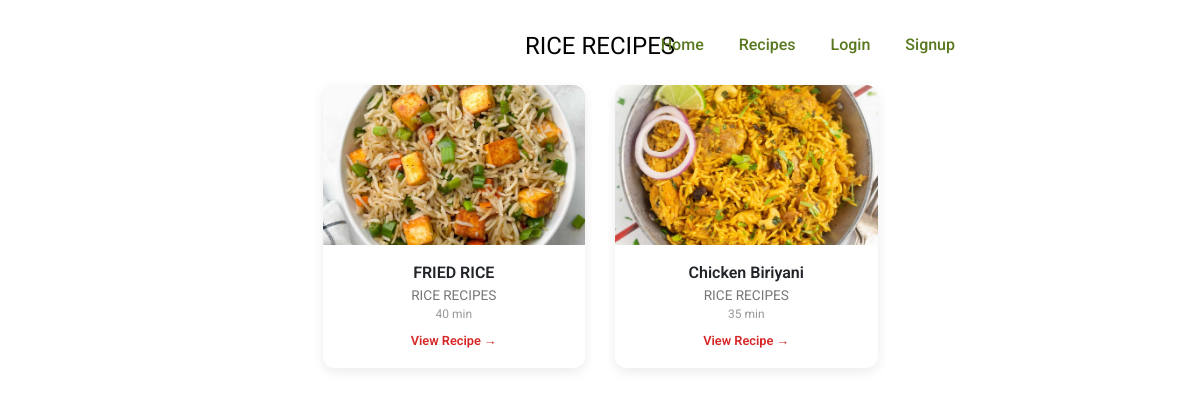
/category/1/ (signed in), run on the app's committed database.
### recipes/models.py (models this page shows, shortened)
class Category(models.Model):
    name = models.CharField(max_length=255)
    created_at = models.DateTimeField(auto_now_add=True)
    image = models.ImageField(upload_to='categories/', blank=True, null=True)

class Recipe(models.Model):
    title = models.CharField(max_length=200)
    category = models.ForeignKey(Category, on_delete=models.CASCADE, related_name='recipes')
    image = models.ImageField(upload_to='recipes/', null=True, blank=True)
    cooking_time = models.PositiveIntegerField(help_text="Time in minutes")
    ingredients = models.TextField()
    description = models.TextField()
    created_by = models.ForeignKey(User, on_delete=models.CASCADE, null=True)
    created_at = models.DateTimeField(auto_now_add=True)

### recipes/views.py (the view)
# urls.py: path('category/<int:category_id>/', views.category_recipes, name='category_recipes'),
@login_required
def category_recipes(request, category_id):
    category = get_object_or_404(Category, id=category_id)
    recipes = Recipe.objects.filter(category=category).exclude(id__isnull=True)
    return render(request, 'recipes/category_recipes.html', {
        'category': category,
        'recipes': recipes
    })

### recipes/templates/recipes/category_recipes.html (shortened to what this page needs)
{% extends 'recipes/base.html' %}
{% load static %}
{% block content %}
<div class="container home-wrapper">
    <h3 class="text-center mb-4">{{ category.name }}</h3>
    <div class="row g-4 justify-content-center">
        {% for recipe in recipes %}
        <div class="col-lg-3 col-md-4 col-sm-6">
            <div class="recipe-card">
                <div class="recipe-img">
                    {% if recipe.image %}
                        <img src="{{ recipe.image.url }}" alt="{{ recipe.title }}">
                    {% else %}
                        <img src="{% static 'recipes/img/default_recipe.jpg' %}">
                    {% endif %}
                </div>
                <div class="recipe-body">
                    <div class="recipe-title">{{ recipe.title }}</div>
                    <div class="recipe-category">{{ category.name }}</div>
                    <div class="recipe-time">{{ recipe.cooking_time }} min</div>
                    <a href="{% url 'recipes:recipe_detail' recipe.id %}" class="view-link">
                        View Recipe →
                    </a>
                </div>
            </div>
        </div>
        {% empty %}
        <div class="col-12 text-center text-muted">
            No recipes found in this category
        </div>
        {% endfor %}
    </div>
</div>
{% endblock %}

### recipes/templates/recipes/base.html (shortened to what this page needs)
{% load static %}
<!DOCTYPE html>
<html lang="en">
<head>
    <link rel="stylesheet" href="{% static 'recipes/css/bootstrap.min.css' %}">
    <link rel="stylesheet" href="{% static 'recipes/css/owl.carousel.min.css' %}">
    <link rel="stylesheet" href="{% static 'recipes/css/font-awesome.min.css' %}">
    <link rel="stylesheet" href="{% static 'recipes/css/themify-icons.css' %}">
    <link rel="stylesheet" href="{% static 'recipes/css/slicknav.css' %}">
    <link rel="stylesheet" href="{% static 'recipes/css/style.css' %}">
</head>
<body>
<header>
    <div class="header-area">
        <div class="container">
            <div class="row align-items-center">
                <div class="col-lg-3 col-6">
                    <a href="{% url 'recipes:index' %}">
                        <img src="{% static 'recipes/img/logo.png' %}"
                             alt="Logo"
                             style="max-height:60px;">
                    </a>
                </div>
                <div class="col-lg-7 d-none d-lg-block text-end">
                    <nav>
                        <ul id="navigation">
                            <li><a href="{% url 'recipes:home' %}">Home</a></li>
                            <li><a href="{% url 'recipes:recipe_list' %}">Recipes</a></li>
                            <li><a href="{% url 'recipes:login' %}">Login</a></li>
                            <li><a href="{% url 'recipes:signup' %}">Signup</a></li>
                        </ul>
                    </nav>
                </div>
                <div class="col-lg-2 col-6 text-end">
                    <i class="ti-search"></i>
                </div>
            </div>
        </div>
    </div>
</header>
{% block content %}
{% endblock %}
</body>
</html>

### recipes/templates/recipes/category_recipes.html (style rules this page uses)
.home-wrapper { padding: 2rem 0; }
.recipe-card { border-radius: 12px; overflow: hidden; background: #fff; box-shadow: 0 4px 12px rgba(0,0,0,0.08); transition: transform 0.3s ease; }
.recipe-img { height: 160px; overflow: hidden; background: #eee; }
.recipe-img img { width: 100%; height: 100%; object-fit: cover; }
.recipe-body { padding: 1rem; text-align: center; }
.recipe-title { font-size: 1rem; font-weight: 600; }
.recipe-category { font-size: 0.85rem; color: #777; }
.recipe-time { font-size: 0.75rem; color: #999; }
.view-link { display: inline-block; margin-top: 0.5rem; font-size: 0.8rem; color: #d62828; font-weight: 600; text-decoration: none; }

### recipes/templates/recipes/base.html (style rules this page uses)
* { margin: 0; padding: 0; box-sizing: border-box; }
html, body { overflow-x: hidden; }
.header-area { position: absolute; top: 0; left: 0; width: 100%; height: 90px; z-index: 999; display: flex; align-items: center; }
.header-area .container { max-width: 100%; padding: 0 60px; }
#navigation { display: flex; justify-content: flex-end; align-items: center; gap: 35px; list-style: none; margin: 0; }
#navigation li a { color: #597820; font-weight: 500; font-size: 16px; text-decoration: none; transition: 0.3s; }
.ti-search { color: #ffffff; font-size: 18px; cursor: pointer; }

### data on the page
Category: name "RICE RECIPES"
Recipe: image (picture), title "FRIED RICE", cooking_time "40"
Recipe: image (picture), title "Chicken Biriyani", cooking_time "35"
